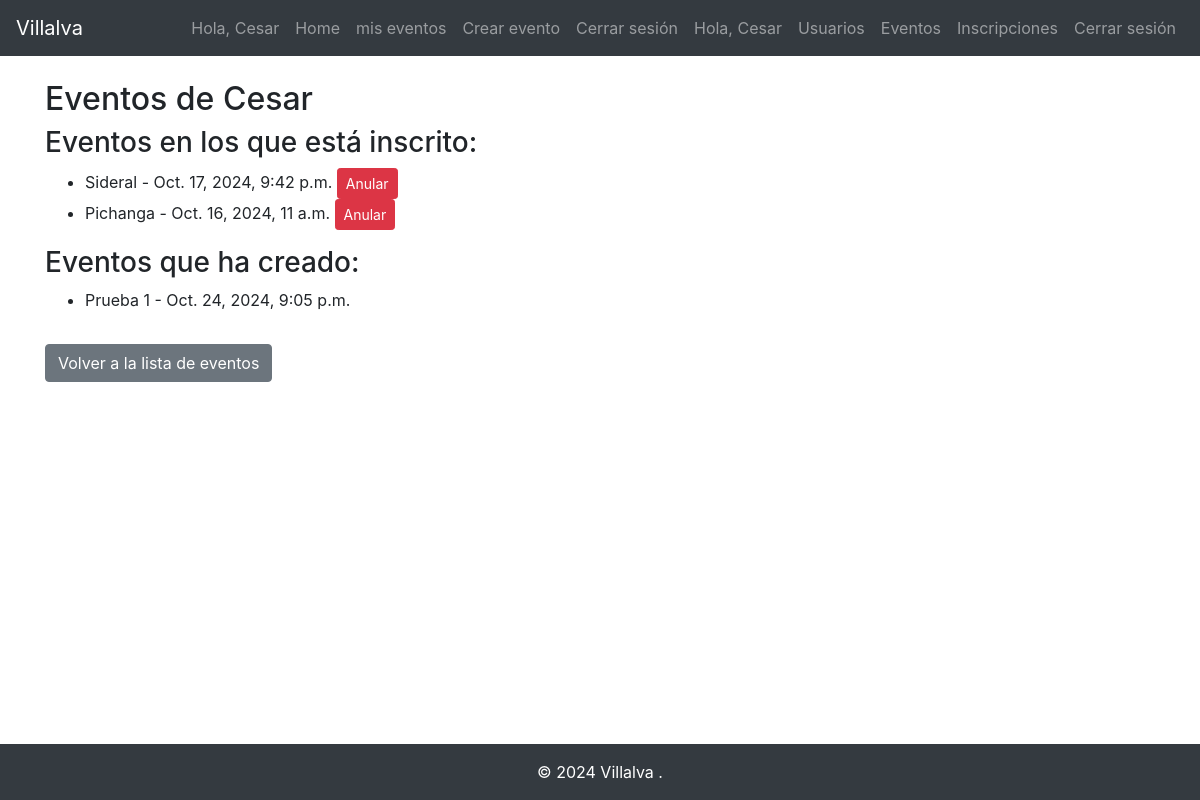
/empresa/buscar_eventos_usuario/2/ (signed in), run on the app's committed database.
### usuarios/models.py (models this page shows, shortened)
class Usuario(models.Model):
    nombre = models.CharField(max_length=200)
    apellido = models.CharField(max_length=250)
    email = models.EmailField(max_length=300, unique=True)
    password = models.CharField(max_length=500)

### eventos/models.py (models this page shows, shortened)
class Inscripcion(models.Model):
    evento = models.ForeignKey(Evento, on_delete=models.CASCADE, related_name='asistentes')
    usuario = models.ForeignKey(Usuario, on_delete=models.CASCADE)
    fecha = models.DateTimeField(auto_now_add=True)

class Evento(models.Model):
    nombre = models.CharField(max_length=200)
    descripcion = models.TextField()
    fecha = models.DateTimeField()
    creador = models.ForeignKey(Usuario, on_delete=models.CASCADE)

### eventos/views.py (the view)
    def wrapper(request, *args, **kwargs):
        if 'empleado_id' not in request.session:
            return redirect('logint')
        return func(request, *args, **kwargs)

### eventos/views.py (called while the page is built)
def login_required(func):
    def wrapper(request, *args, **kwargs):
        if 'empleado_id' not in request.session:
            return redirect('logint')
        return func(request, *args, **kwargs)
    return wrapper

@login_required
def buscar_eventos_usuario(request, usuario_id):
    usuario = Usuario.objects.get(id=usuario_id)
    eventos_inscritos = Inscripcion.objects.filter(usuario=usuario)
    eventos_creados = Evento.objects.filter(creador=usuario)
    context = {
        'usuario': usuario,
        'eventos_inscritos': eventos_inscritos,
        'eventos_creados': eventos_creados
    }
    return render(request, 'inscripcion/buscar_eventos_usuario.html', context)

### eventos/templates/inscripcion/buscar_eventos_usuario.html (shortened to what this page needs)
{% extends 'base.html' %}
{% block content %}
    <h2>Eventos de {{ usuario.nombre }}</h2>
    <h3>Eventos en los que está inscrito:</h3>
    <ul>
        {% if eventos_inscritos %}
            {% for inscripcion in eventos_inscritos %}
                <li>
                    {{ inscripcion.evento.nombre }} - {{ inscripcion.evento.fecha }}
                    <form method="POST" action="{% url 'desinscribir_usuario' inscripcion.evento.id inscripcion.usuario.id %}" style="display:inline;">
                        <button type="submit" class="btn btn-danger btn-sm">Anular</button>
                    </form>
                </li>
            {% endfor %}
        {% else %}
            <p>No está inscrito en ningún evento.</p>
        {% endif %}
    </ul>
    <h3>Eventos que ha creado:</h3>
    <ul>
        {% if eventos_creados %}
            {% for evento in eventos_creados %}
                <li>{{ evento.nombre }} - {{ evento.fecha }}</li>
            {% endfor %}
        {% else %}
            <p>No ha creado ningún evento.</p>
        {% endif %}
    </ul>
    <a href="{% url 'listar_usuarios' %}" class="btn btn-secondary mt-3">Volver a la lista de eventos</a>
{% endblock %}

### eventos/templates/base.html (shortened to what this page needs)
<!DOCTYPE html>
<html lang="es">
<head>
    <link href="https://stackpath.bootstrapcdn.com/bootstrap/4.5.2/css/bootstrap.min.css" rel="stylesheet">
</head>
<body class="d-flex flex-column min-vh-100">
    <nav class="navbar navbar-expand-lg navbar-dark bg-dark">
        <a class="navbar-brand" href="#">Villalva</a>
        <div class="collapse navbar-collapse" id="navbarNav">
            <ul class="navbar-nav ml-auto">
                {% if request.session.usuario_id %}
                <li class="nav-item">
                    <span class="nav-link">Hola, {{ request.session.usuario_nombre }}</span>
                </li>
                <li class="nav-item">
                    <a class="nav-link" href="{% url 'home' %}">Home</a>
                </li>
                <li class="nav-item">
                    <a class="nav-link" href="{% url 'mis_eventos' %}">mis eventos</a>
                </li>
                <li class="nav-item">
                    <a class="nav-link" href="{% url 'create_evento' %}">Crear evento</a>
                </li>
                <li class="nav-item">
                    <a class="nav-link" href="{% url 'logout' %}">Cerrar sesión</a>
                </li>
                {% endif %}
                {% if request.session.empleado_id %}
                <li class="nav-item">
                    <span class="nav-link">Hola, {{ request.session.empleado_nombre }}</span>
                </li>
                <li class="nav-item">
                    <a class="nav-link" href="{% url 'listar_usuarios' %}">Usuarios</a>
                </li>
                <li class="nav-item">
                    <a class="nav-link" href="{% url 'listar_eventos' %}">Eventos</a>
                </li>
                <li class="nav-item">
                    <a class="nav-link" href="{% url 'inscribir_usuario' %}">Inscripciones</a>
                </li>
                <li class="nav-item">
                    <a class="nav-link" href="{% url 'logout' %}">Cerrar sesión</a>
                </li>
                {% endif %}
            </ul>
        </div>
    </nav>
    <div class="container mt-4 flex-grow-1">
        {% block content %}{% endblock %}
    </div>
    <footer class="footer py-3 bg-dark text-white text-center mt-auto">
        <div class="container">
            <span>&copy; 2024 Villalva .</span>
        </div>
    </footer>
</body>
</html>

### data on the page
Usuario: session.usuario_nombre "Cesar", session.empleado_nombre "Cesar", nombre "Cesar"
Inscripcion: evento.nombre "Sideral", evento.fecha "Oct. 17, 2024, 9:42 p.m."
Inscripcion: evento.nombre "Pichanga", evento.fecha "Oct. 16, 2024, 11 a.m."
Evento: nombre "Prueba 1", fecha "Oct. 24, 2024, 9:05 p.m."
